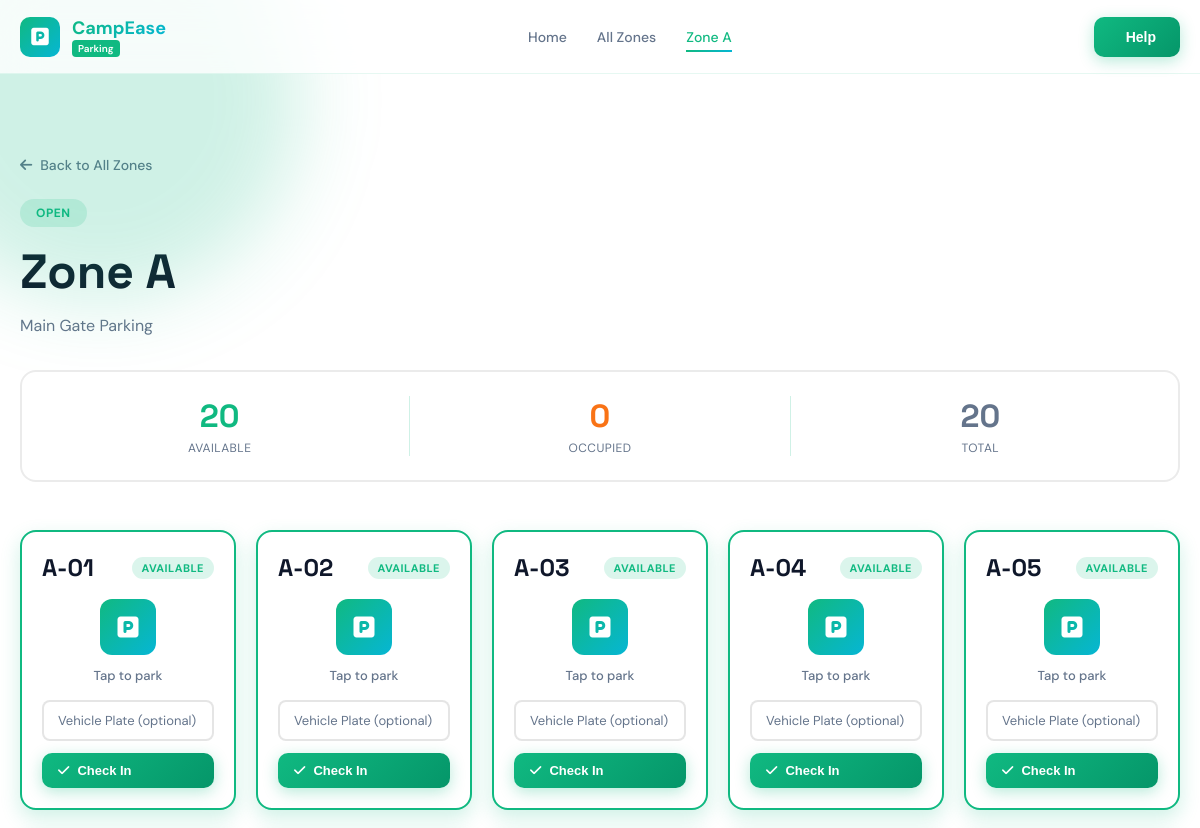
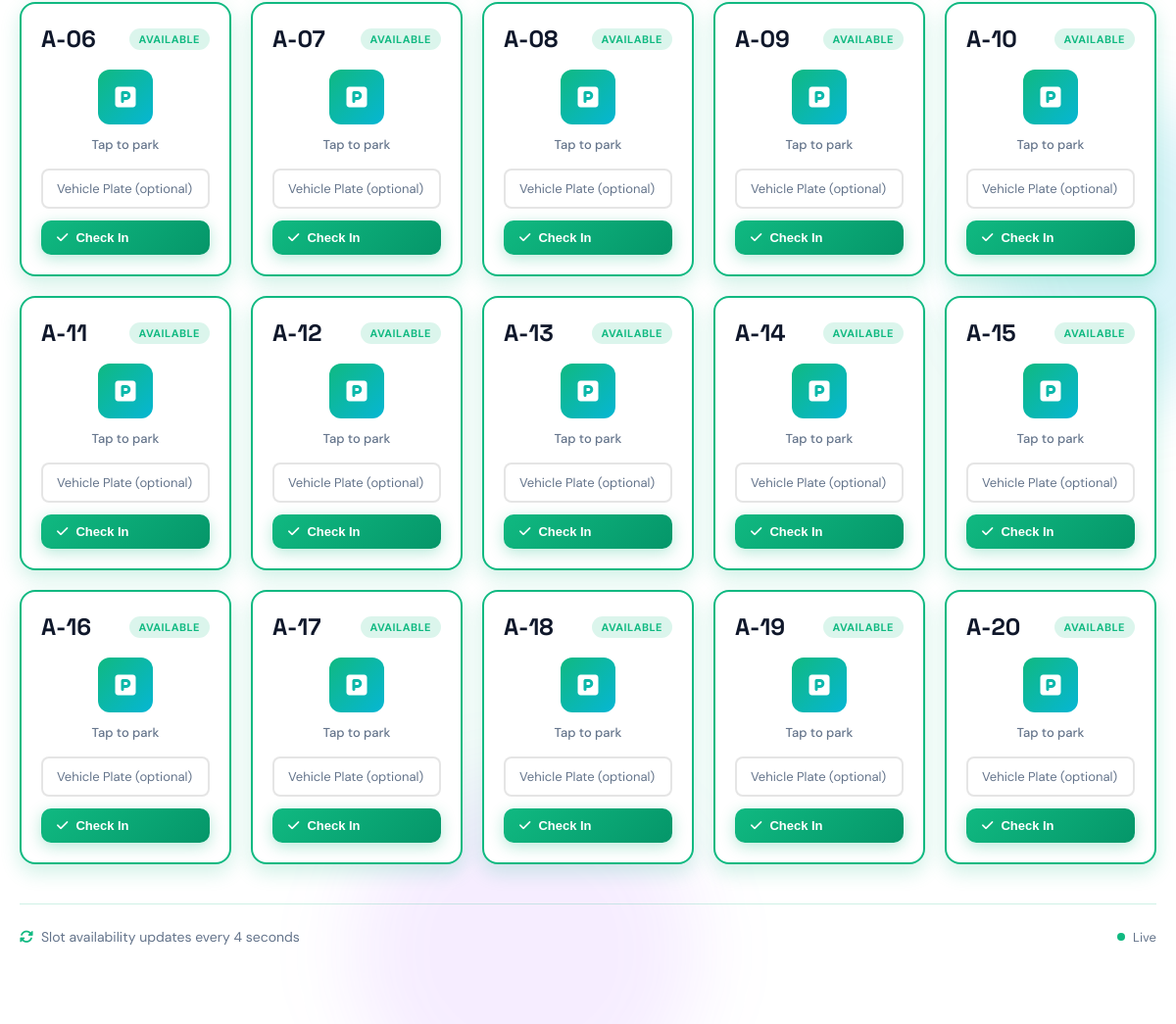
The app's page /parking/zone/3/ with its own data (2 pictures, top to bottom).
### App/models.py (models this page shows, shortened)
class ParkingZone(models.Model):
    STATUS_CHOICES = [
        ('open',    'Open'),
        ('filling', 'Filling'),
        ('full',    'Full'),
        ('closed',  'Closed'),
    ]
    name             = models.CharField(max_length=100)
    description      = models.CharField(max_length=255, blank=True)
    capacity         = models.PositiveIntegerField(default=50)
    status           = models.CharField(max_length=10, choices=STATUS_CHOICES, default='open')
    latitude         = models.FloatField(default=0.0, help_text="Zone GPS latitude. Update to real value.")
    longitude        = models.FloatField(default=0.0, help_text="Zone GPS longitude. Update to real value.")
    manual_override  = models.BooleanField(default=False)
    override_status  = models.CharField(max_length=10, choices=STATUS_CHOICES, blank=True, null=True)
    created_at       = models.DateTimeField(auto_now_add=True)
    updated_at       = models.DateTimeField(auto_now=True)
    def occupied_count(self):
        return self.slots.filter(status='occupied').count()
    def available_count(self):
        return self.slots.filter(status='available').count()
    class Meta:
        ordering = ['name']

class ParkingSlot(models.Model):
    STATUS_CHOICES = [
        ('available', 'Available'),
        ('occupied',  'Occupied'),
        ('reserved',  'Reserved'),
        ('blocked',   'Blocked'),
    ]
    zone            = models.ForeignKey(ParkingZone, on_delete=models.CASCADE, related_name='slots')
    slot_number     = models.CharField(max_length=10)
    status          = models.CharField(max_length=10, choices=STATUS_CHOICES, default='available')
    occupied_by     = models.ForeignKey(User, on_delete=models.SET_NULL, null=True, blank=True)
    occupied_at     = models.DateTimeField(null=True, blank=True)
    auto_release_at = models.DateTimeField(null=True, blank=True)
    session_token   = models.CharField(max_length=64, blank=True, null=True)
    vehicle_plate   = models.CharField(max_length=20, blank=True, null=True)
    updated_at      = models.DateTimeField(auto_now=True)
    class Meta:
        ordering = ['zone', 'slot_number']
        unique_together = ['zone', 'slot_number']

### App/views.py (the view)
# urls.py: path('zone/<int:zone_id>/', views.zone_detail, name='zone_detail'),
def zone_detail(request, zone_id):
    _release_expired_slots()
    zone        = get_object_or_404(ParkingZone, id=zone_id)
    slots       = zone.slots.all().order_by('slot_number')
    active_slot = _get_active_slot(request)
    return render(request, 'zone_detail.html', {
        'zone':        zone,
        'slots':       slots,
        'active_slot': active_slot,
    })

### App/views.py (called while the page is built)
def _get_active_slot(request):
    token = request.session.get(SESSION_KEY)
    if not token:
        return None
    return ParkingSlot.objects.filter(session_token=token, status='occupied').first()

def _release_expired_slots():
    expired = ParkingSlot.objects.filter(
        status='occupied',
        auto_release_at__lt=timezone.now()
    )
    for slot in expired:
        slot.check_out()

### templates/zone_detail.html (shortened to what this page needs)
{% load static %}
<!DOCTYPE html>
<html lang="en">
<head>
    <link rel="stylesheet" href="https://cdnjs.cloudflare.com/ajax/libs/font-awesome/6.5.0/css/all.min.css">
    <link rel="stylesheet" href="{% static 'css/index.css' %}">
    <link rel="stylesheet" href="{% static 'css/parking.css' %}">
    <link rel="stylesheet" href="{% static 'css/zone_detail.css' %}">
</head>
<body>
    <div class="bg-orbs">
        <div class="orb orb-1"></div>
        <div class="orb orb-3"></div>
    </div>
    <nav class="site-nav">
        <div class="container">
            <div class="nav-inner">
                <a href="/" class="nav-logo">
                    <div class="nav-logo-mark">
                        <i class="fa-solid fa-square-parking"></i>
                    </div>
                    <div class="logo-text">
                        <span class="logo-main">CampEase</span>
                        <span class="logo-badge">Parking</span>
                    </div>
                </a>
                <div class="nav-links-wrap">
                    <a href="/" class="nav-link">Home</a>
                    <a href="/parking/" class="nav-link">All Zones</a>
                    <a href="/parking/zone/{{ zone.id }}/" class="nav-link active">{{ zone.name }}</a>
                </div>
                <div class="nav-actions">
                    <button class="btn btn-primary"> Help</button>
                </div>
            </div>
        </div>
    </nav>
    <section id="zone-detail">
        <div class="container">
            <div class="zone-header">
                <div class="zone-breadcrumb">
                    <a href="/parking/" class="breadcrumb-link">
                        <i class="fa-solid fa-arrow-left"></i> Back to All Zones
                    </a>
                </div>
                <div class="zone-title-section">
                    <div class="zone-badge status-{{ zone.status }}">
                        {{ zone.get_status_display }}
                    </div>
                    <h1 class="zone-title">{{ zone.name }}</h1>
                    <p class="zone-description">{{ zone.description|default:"Parking zone in Redemption City" }}</p>
                </div>
                <div class="zone-stats">
                    <div class="zone-stat">
                        <div class="stat-value available" id="zone-available">{{ zone.available_count }}</div>
                        <div class="stat-label">Available</div>
                    </div>
                    <div class="zone-stat">
                        <div class="stat-value occupied" id="zone-occupied">{{ zone.occupied_count }}</div>
                        <div class="stat-label">Occupied</div>
                    </div>
                    <div class="zone-stat">
                        <div class="stat-value total" id="zone-total">{{ zone.slots.count }}</div>
                        <div class="stat-label">Total</div>
                    </div>
                </div>
            </div>
            <div class="slots-grid" id="slots-grid">
                {% for slot in slots %}
                <div class="slot-card status-{{ slot.status }} {% if slot.session_token == request.session.parking_session_token %}is-mine{% endif %}"
                     data-slot-id="{{ slot.id }}"
                     data-slot-number="{{ slot.slot_number }}">
                    {% if slot.status == 'available' and not active_slot %}
                    <form method="post" action="/parking/checkin/{{ slot.id }}/" class="checkin-form">
                        <div class="slot-header">
                            <div class="slot-number">{{ slot.slot_number }}</div>
                            <div class="slot-status available">Available</div>
                        </div>
                        <div class="slot-body">
                            <div class="slot-icon">
                                <i class="fa-solid fa-square-parking"></i>
                            </div>
                            <div class="slot-info">
                                <div class="slot-label">Tap to park</div>
                            </div>
                        </div>
                        <div class="slot-footer">
                            <input type="text"
                                   name="vehicle_plate"
                                   placeholder="Vehicle Plate (optional)"
                                   class="vehicle-input"
                                   maxlength="20">
                            <button type="submit" class="btn btn-primary btn-sm">
                                <i class="fa-solid fa-check"></i> Check In
                            </button>
                        </div>
                    </form>
                    {% endif %}
                </div>
                {% endfor %}
            </div>
            <div class="zone-footer">
                <div class="footer-info">
                    <i class="fa-solid fa-rotate"></i>
                    <span>Slot availability updates every 4 seconds</span>
                </div>
                <div class="footer-status" id="poll-status">
                    <span class="status-dot"></span>
                    <span>Live</span>
                </div>
            </div>
        </div>
    </section>
</body>
</html>

### static/css/index.css (style rules this page uses)
:root { --primary: #10b981; --primary-dark: #059669; --primary-light: #6ee7b7; --secondary: #06b6d4; --orange: #f97316; --purple: #a855f7; --red: #ef4444; --dark: #0f172a; --light: #f8fafc; --white: #ffffff; --text-primary: #0f172a; --text-secondary: #64748b; --shadow-sm: 0 1px 2px rgba(0, 0, 0, 0.05); --shadow-md: 0 4px 6px rgba(0, 0, 0, 0.1); --shadow-lg: 0 10px 25px rgba(0, 0, 0, 0.15); --shadow-xl: 0 20px 40px rgba(16, 185, 129, 0.2); --transition: all 0.3s cubic-bezier(0.34, 1.56, 0.64, 1); }
* { margin: 0; padding: 0; box-sizing: border-box; }
html { scroll-behavior: smooth; }
body { font-family: 'DM Sans', sans-serif; color: var(--text-primary); background: var(--white); overflow-x: hidden; }
.container { max-width: 1200px; margin: 0 auto; padding: 0 20px; }
.bg-orbs { position: fixed; top: 0; left: 0; width: 100%; height: 100%; pointer-events: none; z-index: 0; }
.orb { position: absolute; border-radius: 50%; filter: blur(40px); mix-blend-mode: multiply; }
.orb-1 { width: 400px; height: 400px; background: rgba(16, 185, 129, 0.2); top: -100px; left: -100px; animation: orbFloat 20s ease-in-out infinite; }
.orb-3 { width: 350px; height: 350px; background: rgba(168, 85, 247, 0.1); bottom: -100px; left: 30%; animation: orbFloat 30s ease-in-out infinite; }
.site-nav { position: sticky; top: 0; z-index: 100; background: rgba(255, 255, 255, 0.8); backdrop-filter: blur(20px); border-bottom: 1px solid rgba(16, 185, 129, 0.1); padding: 16px 0; animation: fadeInDown 0.6s ease-out; }
.nav-inner { display: flex; align-items: center; justify-content: space-between; gap: 40px; }
.nav-logo { display: flex; align-items: center; gap: 12px; text-decoration: none; transition: var(--transition); }
.nav-logo-mark { position: relative; width: 40px; height: 40px; background: linear-gradient(135deg, var(--primary) 0%, var(--secondary) 100%); border-radius: 10px; display: flex; align-items: center; justify-content: center; color: white; font-size: 20px; transition: var(--transition); }
.logo-text { display: flex; flex-direction: column; align-items: flex-start; }
.logo-main { font-weight: 700; font-size: 18px; background: linear-gradient(135deg, var(--primary) 0%, var(--secondary) 100%); -webkit-background-clip: text; -webkit-text-fill-color: transparent; background-clip: text; }
.logo-badge { font-size: 10px; font-weight: 600; background: var(--primary); color: white; padding: 2px 6px; border-radius: 4px; }
.nav-links-wrap { display: flex; gap: 30px; }
.nav-link { font-size: 14px; font-weight: 500; color: var(--text-secondary); text-decoration: none; transition: var(--transition); position: relative; }
.nav-link::after { content: ''; position: absolute; bottom: -6px; left: 0; width: 0; height: 2px; background: linear-gradient(90deg, var(--primary) 0%, var(--secondary) 100%); transition: width 0.3s ease; }
.nav-link:hover::after, .nav-link.active::after { width: 100%; }
.nav-link:hover, .nav-link.active { color: var(--primary); }
.nav-actions { display: flex; align-items: center; gap: 16px; }
.btn { display: inline-flex; align-items: center; gap: 8px; padding: 12px 24px; border: none; border-radius: 10px; font-weight: 600; font-size: 14px; cursor: pointer; transition: var(--transition); position: relative; overflow: hidden; }
.btn::before { content: ''; position: absolute; inset: 0; background: rgba(255, 255, 255, 0.3); opacity: 0; transition: opacity 0.3s; z-index: -1; }
.btn-primary { background: linear-gradient(135deg, var(--primary) 0%, var(--primary-dark) 100%); color: white; box-shadow: 0 4px 15px rgba(16, 185, 129, 0.3); }
.stat-value { font-size: 24px; font-weight: 700; color: var(--primary); margin-bottom: 4px; }
.stat-label { font-size: 13px; color: var(--text-secondary); }

### records on screen
ParkingZone: name "Zone A", status "OPEN", description "Main Gate Parking", available_count "20", occupied_count "0", slots.count "20"
ParkingSlot: slot_number "A-01"
ParkingSlot: slot_number "A-02"
ParkingSlot: slot_number "A-03"
ParkingSlot: slot_number "A-04"
ParkingSlot: slot_number "A-05"
ParkingSlot: slot_number "A-06"
ParkingSlot: slot_number "A-07"
ParkingSlot: slot_number "A-08"
ParkingSlot: slot_number "A-09"
ParkingSlot: slot_number "A-10"
ParkingSlot: slot_number "A-11"
ParkingSlot: slot_number "A-12"
ParkingSlot: slot_number "A-13"
ParkingSlot: slot_number "A-14"
ParkingSlot: slot_number "A-15"
ParkingSlot: slot_number "A-16"
ParkingSlot: slot_number "A-17"
ParkingSlot: slot_number "A-18"
ParkingSlot: slot_number "A-19"
ParkingSlot: slot_number "A-20"
